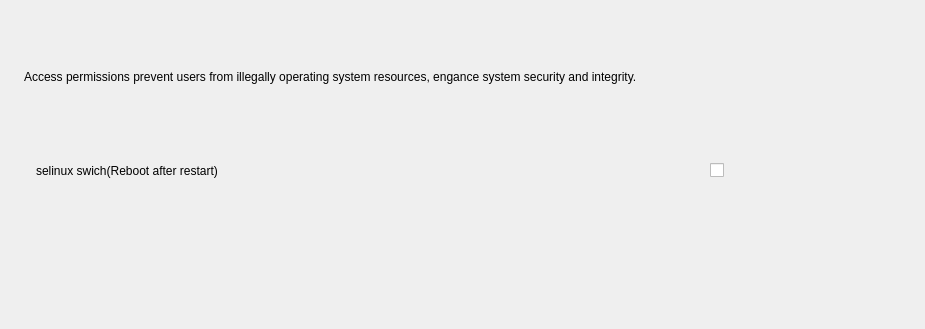
<?xml version="1.0" encoding="UTF-8"?>
<ui version="4.0">
 <class>AccessControlPage</class>
 <widget class="QWidget" name="AccessControlPage">
  <property name="geometry">
   <rect>
    <x>0</x>
    <y>0</y>
    <width>925</width>
    <height>329</height>
   </rect>
  </property>
  <property name="windowTitle">
   <string>Form</string>
  </property>
  <layout class="QVBoxLayout" name="verticalLayout">
   <property name="spacing">
    <number>10</number>
   </property>
   <property name="leftMargin">
    <number>24</number>
   </property>
   <property name="topMargin">
    <number>16</number>
   </property>
   <property name="rightMargin">
    <number>24</number>
   </property>
   <property name="bottomMargin">
    <number>4</number>
   </property>
   <item>
    <layout class="QHBoxLayout" name="horizontalLayout">
     <property name="rightMargin">
      <number>24</number>
     </property>
     <item>
      <widget class="QLabel" name="label">
       <property name="minimumSize">
        <size>
         <width>420</width>
         <height>0</height>
        </size>
       </property>
       <property name="text">
        <string>Access permissions prevent users from illegally operating system resources, engance system security and integrity.</string>
       </property>
      </widget>
     </item>
     <item>
      <spacer name="horizontalSpacer">
       <property name="orientation">
        <enum>Qt::Horizontal</enum>
       </property>
       <property name="sizeHint" stdset="0">
        <size>
         <width>40</width>
         <height>20</height>
        </size>
       </property>
      </spacer>
     </item>
    </layout>
   </item>
   <item>
    <widget class="QWidget" name="m_controlLine" native="true">
     <property name="sizePolicy">
      <sizepolicy hsizetype="Fixed" vsizetype="Fixed">
       <horstretch>0</horstretch>
       <verstretch>0</verstretch>
      </sizepolicy>
     </property>
     <property name="minimumSize">
      <size>
       <width>712</width>
       <height>48</height>
      </size>
     </property>
     <layout class="QHBoxLayout" name="horizontalLayout_3">
      <property name="spacing">
       <number>10</number>
      </property>
      <property name="leftMargin">
       <number>12</number>
      </property>
      <property name="topMargin">
       <number>0</number>
      </property>
      <property name="rightMargin">
       <number>12</number>
      </property>
      <property name="bottomMargin">
       <number>0</number>
      </property>
      <item>
       <widget class="QLabel" name="label_2">
        <property name="text">
         <string>selinux swich(Reboot after restart)</string>
        </property>
       </widget>
      </item>
      <item>
       <spacer name="spacer_2">
        <property name="orientation">
         <enum>Qt::Horizontal</enum>
        </property>
        <property name="sizeHint" stdset="0">
         <size>
          <width>40</width>
          <height>20</height>
         </size>
        </property>
       </spacer>
      </item>
      <item>
       <widget class="QCheckBox" name="m_swich">
        <property name="text">
         <string/>
        </property>
       </widget>
      </item>
     </layout>
    </widget>
   </item>
   <item>
    <widget class="KS::ToolBox::AccessControlTable" name="m_table" native="true"/>
   </item>
  </layout>
 </widget>
 <customwidgets>
  <customwidget>
   <class>KS::ToolBox::AccessControlTable</class>
   <extends>QWidget</extends>
   <header>src/ui/tool-box/access-control/access-control-table.h</header>
   <container>1</container>
  </customwidget>
 </customwidgets>
 <resources/>
 <connections/>
</ui>
